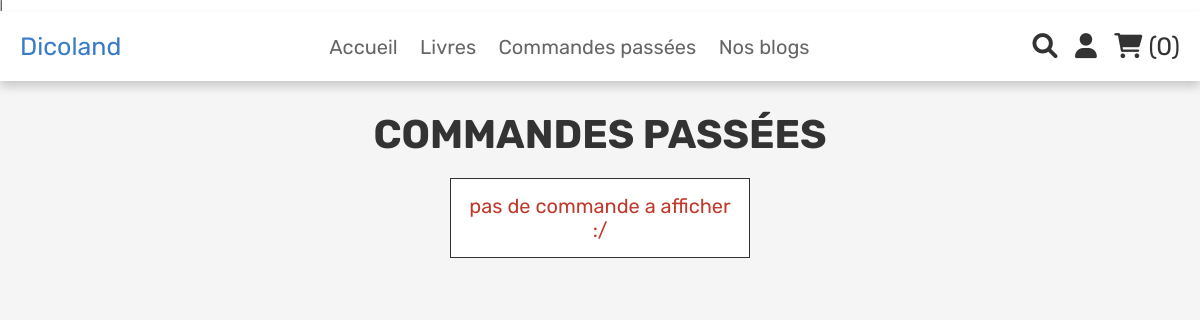
Page /user_orders.php (signed in) on the earlier database version.
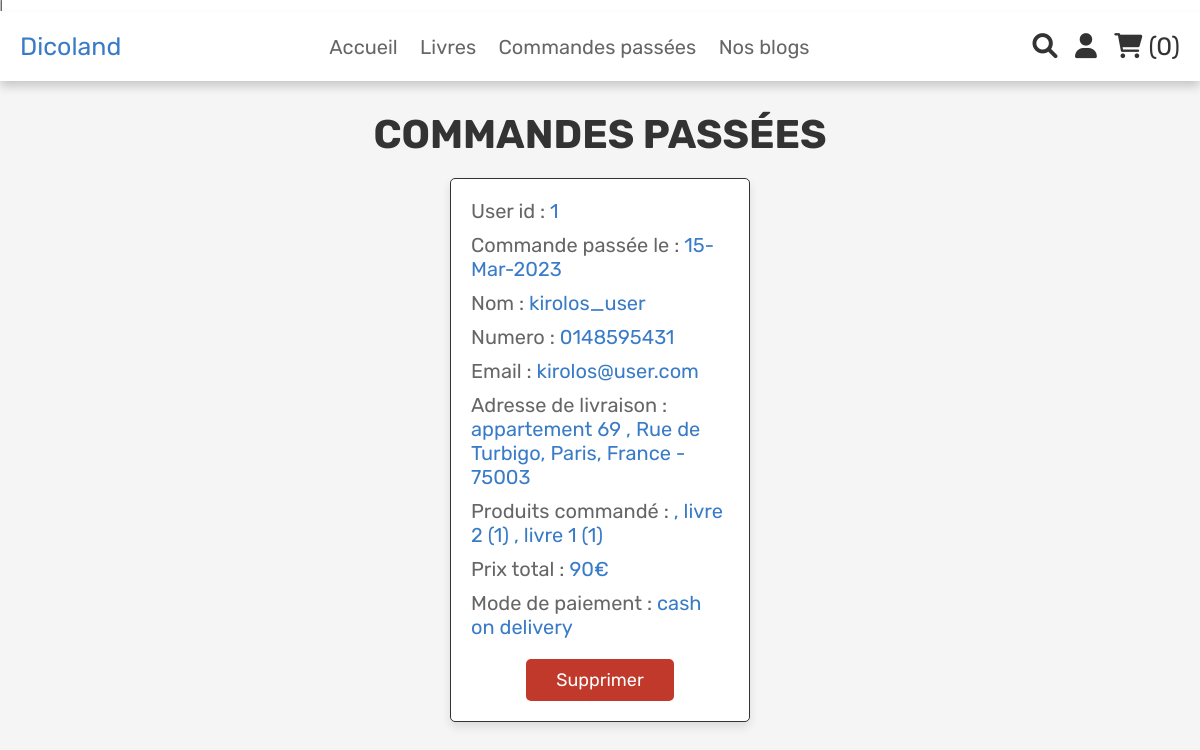
Same page on the later database version.
### tables this page shows
CREATE TABLE `orders` (
  `id` int(100) NOT NULL,
  `user_id` int(100) NOT NULL,
  `name` varchar(100) NOT NULL,
  `number` varchar(12) NOT NULL,
  `email` varchar(100) NOT NULL,
  `method` varchar(50) NOT NULL,
  `address` varchar(500) NOT NULL,
  `total_products` varchar(1000) NOT NULL,
  `total_price` int(100) NOT NULL,
  `placed_on` varchar(50) NOT NULL,
  `payment_status` varchar(20) NOT NULL DEFAULT 'pending'
);

### user_orders.php (the view, shortened to what this page needs)
<?php
include 'config.php';
?>
<!DOCTYPE html>
<html lang="en">
<head>
   <link rel="stylesheet" href="https://cdnjs.cloudflare.com/ajax/libs/font-awesome/6.0.0/css/all.min.css">
   <link rel="stylesheet" href="css/admin_style.css">
   <link rel="stylesheet" href="css/style.css">
</head>
<body>
<?php include 'header.php'; ?>
<section class="orders">
   <h1 class="title">Commandes passées</h1>
   <div class="box-container">
      <?php
      $select_orders = mysqli_query($conn, "SELECT * FROM `orders` where user_id") or die('query failed');
      if(mysqli_num_rows($select_orders) > 0){
         while($fetch_orders = mysqli_fetch_assoc($select_orders)){
      ?>
      <div class="box">
         <p> User id : <span><?php echo $fetch_orders['user_id']; ?></span> </p>
         <p> Commande passée le : <span><?php echo $fetch_orders['placed_on']; ?></span> </p>
         <p> Nom : <span><?php echo $fetch_orders['name']; ?></span> </p>
         <p> Numero : <span><?php echo $fetch_orders['number']; ?></span> </p>
         <p> Email : <span><?php echo $fetch_orders['email']; ?></span> </p>
         <p> Adresse de livraison  : <span><?php echo $fetch_orders['address']; ?></span> </p>
         <p> Produits commandé : <span><?php echo $fetch_orders['total_products']; ?></span> </p>
         <p> Prix total : <span><?php echo $fetch_orders['total_price']; ?>€</span> </p>
         <p> Mode de paiement : <span><?php echo $fetch_orders['method']; ?></span> </p>
         <form action="" method="post">
            <a href="admin_orders.php?delete=<?php echo $fetch_orders['id']; ?>" onclick="return confirm('Voulez vous supprimer la commande ?');" class="delete-btn">Supprimer</a>
         </form>
      </div>
      <?php
         }
      }else{
         echo '<p class="empty">pas de commande a afficher :/</p>';
      }
      ?>
   </div>
</section>
</body>
</html>

Differences in the rows shown:
added orders: user "1", placed_on "15-Mar-2023", name "kirolos_user", number "0148595431", email "kirolos@user.com", address "appartement 69 , Rue de Turbigo, Paris, France - 75003", total_products ", livre 2 (1) , livre 1 (1)", total_price "90", method "cash on delivery"
Other differences:
text no longer shown: "pas de commande a afficher :/"
